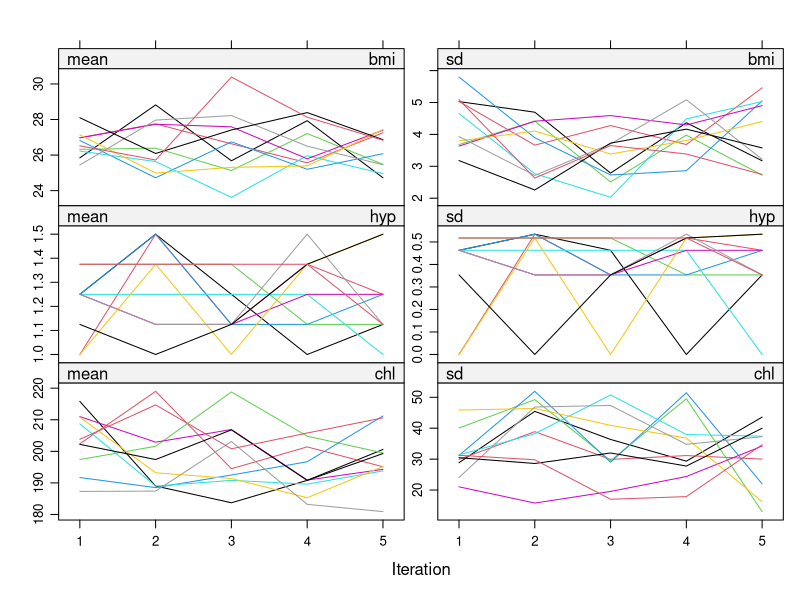
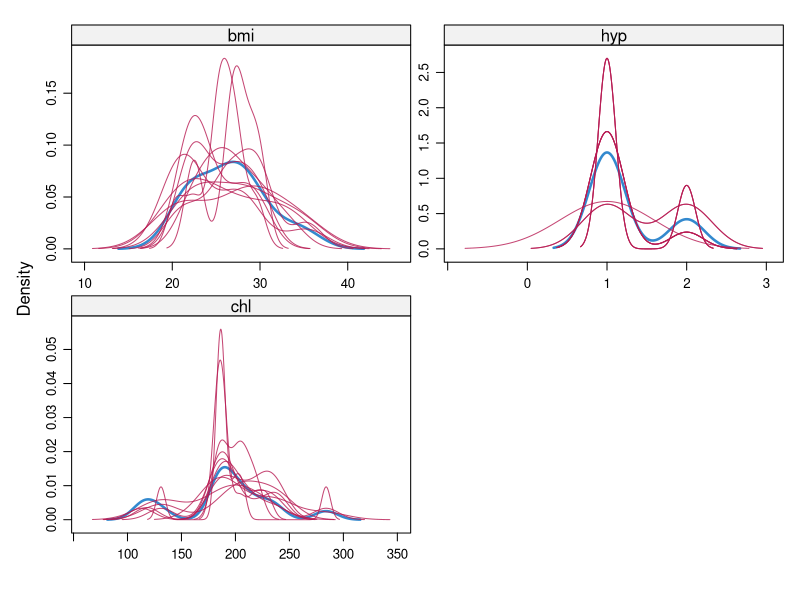
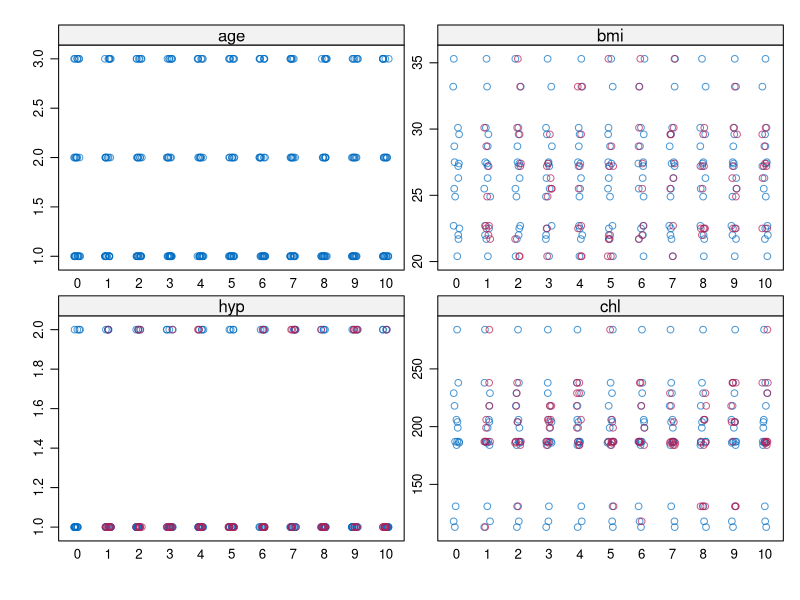

These charts were generated, in order, by the following R code:
## ---- chunk 1
library(mice)
## ---- chunk 2
imp = mice(nhanes, print = FALSE, m = 10, seed = 24415)
fit = with(imp, lm(bmi ~ age))
# Number of missing observations for our variables
imp$nmis
# Summary of mice results
summary(pool(fit))
## ---- chunk 3
# Trace line plot, can be used to check convergence
plot(imp)
# Density of observed and imputed data, observed in blue
densityplot(imp)
# One dimensional scatter plots for observed and imputed data, observed in blue
stripplot(imp)
